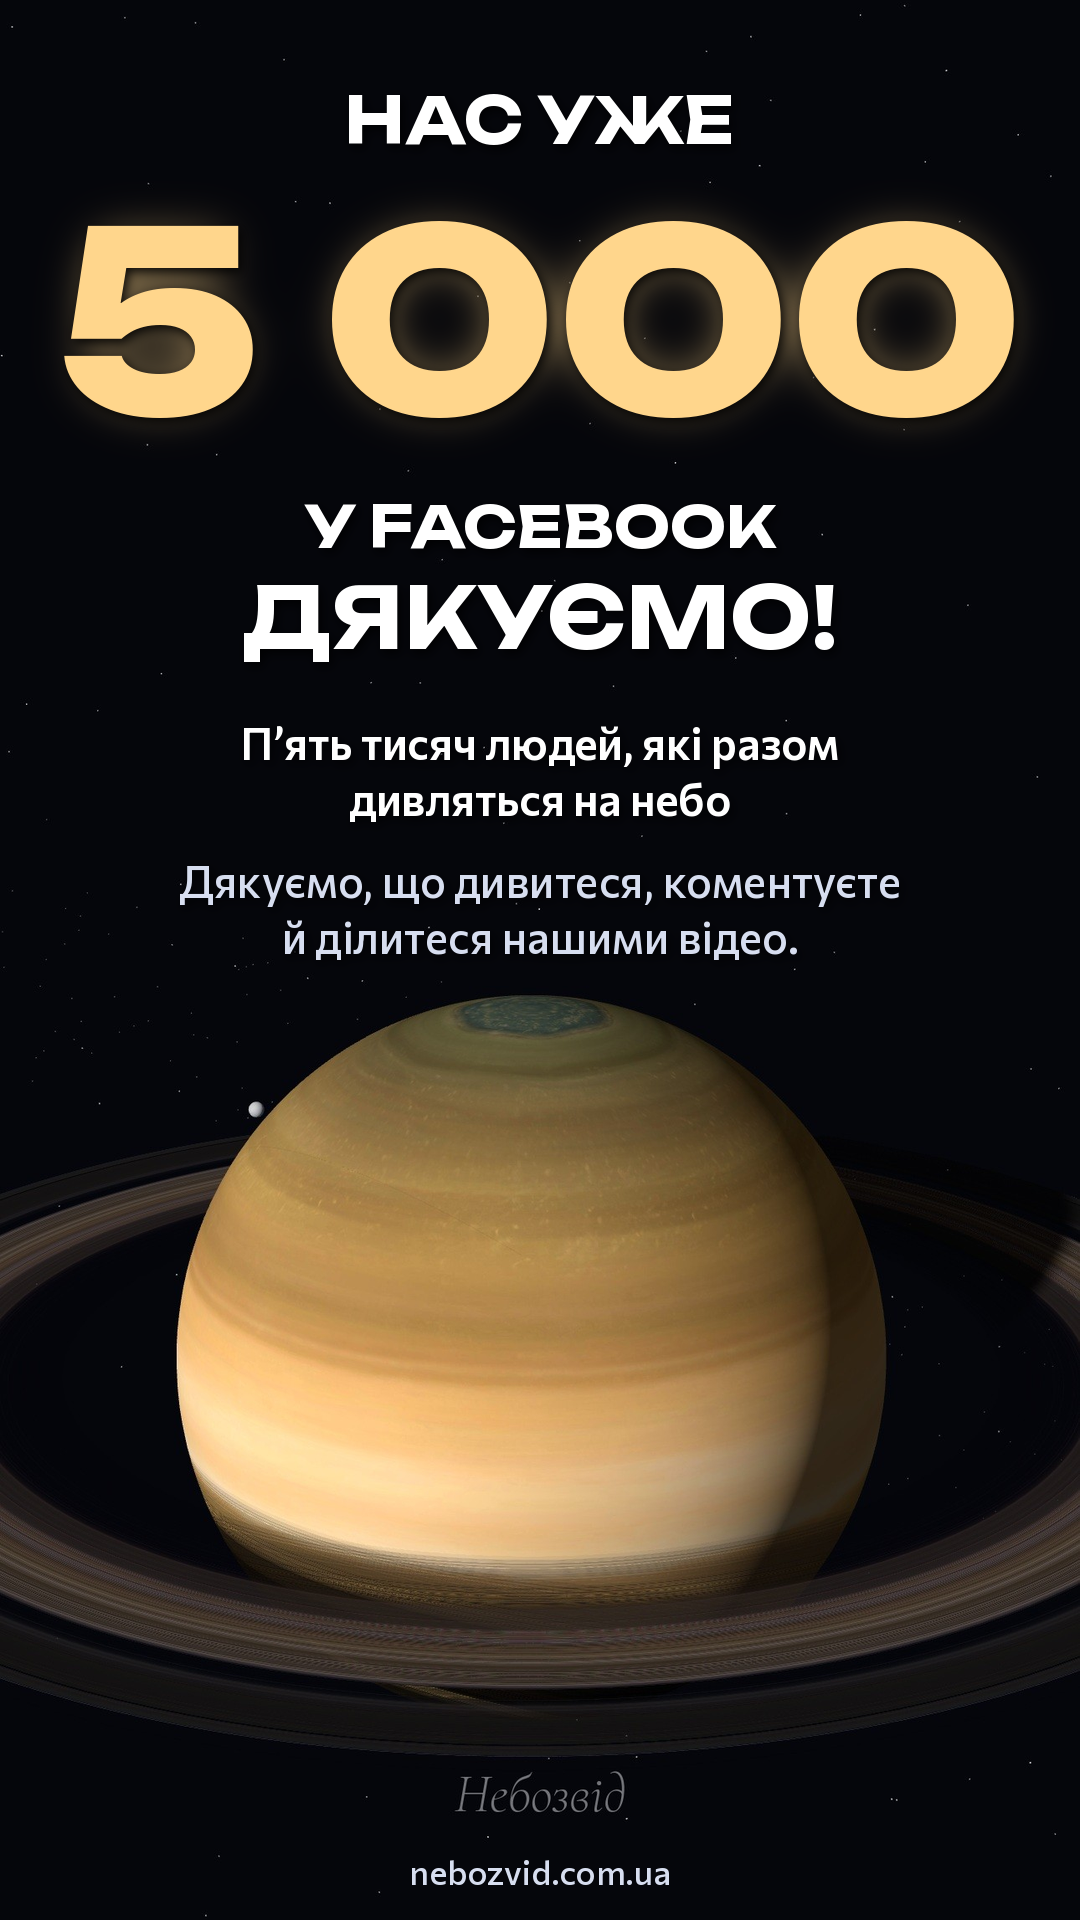

This chart was generated by the following Python code:
# Сторіз «Нас 5 000 у Facebook!» (24.11.2026; на основі thanks2000.py). Запуск з videos/tools: python3 ../stories/thanks5000_fb.py
# Тло — власний рендер Сатурна (шпалера planetarium/dyakuyu/wp/01-saturn.jpg, з підписом «Небозвід» унизу).
from PIL import Image, ImageDraw, ImageFont, ImageFilter
import os
W, H = 1080, 1920
OUT = os.path.join(os.path.dirname(os.path.abspath(__file__)), 'thanks5000_fb.png')
Image.MAX_IMAGE_PIXELS = None
wp = Image.open('../../planetarium/dyakuyu/wp/01-saturn.jpg').convert('RGB')   # власний рендер «Небозводу»
wp = wp.resize((W, int(wp.height * W / wp.width)), Image.LANCZOS)
bg = wp.crop((0, wp.height - H, W, wp.height))
img = bg.convert('RGBA')

def U(sz, w=700):
    f = ImageFont.truetype('fonts/Unbounded.ttf', sz)
    try: f.set_variation_by_axes([w])
    except Exception: pass
    return f
def C(sz, w=500):
    f = ImageFont.truetype('fonts/Commissioner.ttf', sz)
    try: f.set_variation_by_axes([w])
    except Exception: pass
    return f
gold, white, soft = (255, 214, 140), (255, 255, 255), (215, 222, 240)

def ctext(y, t, font, fill, glow=0, shadow=True):
    d = ImageDraw.Draw(img)
    w = d.textlength(t, font=font); x = (W - w) / 2
    if glow:
        g = Image.new('RGBA', (W, H), (0, 0, 0, 0))
        ImageDraw.Draw(g).text((x, y), t, font=font, fill=fill + (200,))
        img.alpha_composite(g.filter(ImageFilter.GaussianBlur(glow)))
    if shadow:
        s = Image.new('RGBA', (W, H), (0, 0, 0, 0))
        ImageDraw.Draw(s).text((x + 3, y + 4), t, font=font, fill=(0, 0, 0, 220))
        img.alpha_composite(s.filter(ImageFilter.GaussianBlur(5)))
    d.text((x, y), t, font=font, fill=fill)

ctext(80, 'НАС УЖЕ', U(64), white)
f = U(250, 800); n = '5 000'
assert ImageDraw.Draw(img).textlength(n, font=f) < W - 80, 'the number is wider than the frame'
ctext(165, n, f, gold, glow=28)
ctext(490, 'У FACEBOOK', U(58), white)
ctext(565, 'ДЯКУЄМО!', U(84), white)
body = [('П\u2019ять тисяч людей, які разом', 600, white), ('дивляться на небо', 600, white), None,
        ('Дякуємо, що дивитеся, коментуєте', 500, soft), ('й ділитеся нашими відео.', 500, soft)]
y = 715
for b in body:
    if b: ctext(y, b[0], C(44, b[1]), b[2]); y += 56
    else: y += 26
print('body ends at', y)
ctext(1850, 'nebozvid.com.ua', C(34), soft, shadow=False)
img.convert('RGB').save(OUT)
print(OUT)
